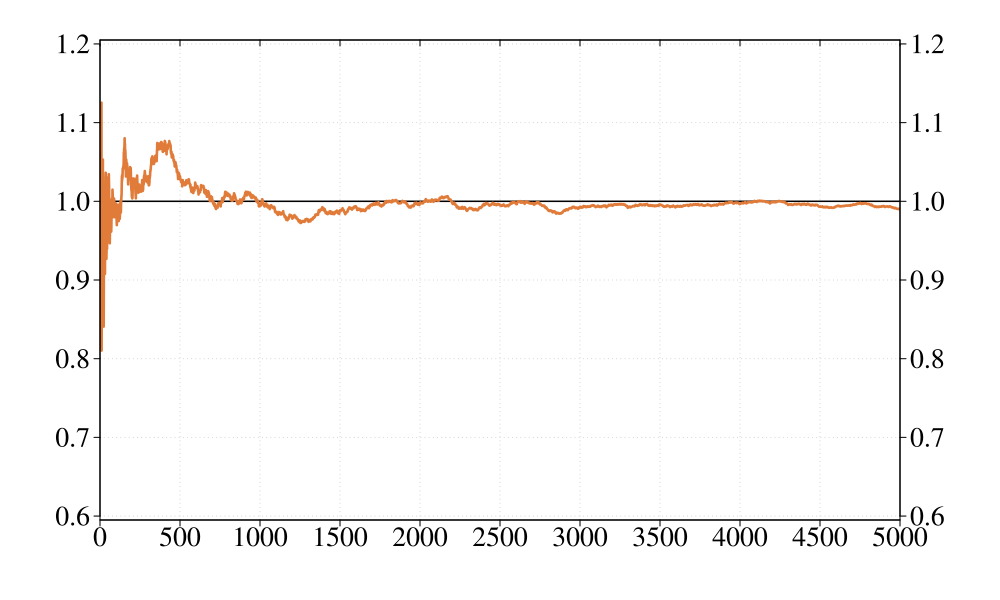

Write R code to recreate this figure.
# %% CLEAR SCREEN AND WORKSPACE
rm(list = ls()); cat("\014"); gc();
# SET DEFAULTS: display options, font and y axis label rotation
par(family = "serif", las = 1); options(digits = 8); options(scipen = 999);  options(max.print=1e4);
# INSTALL PACMAN: if not installed (note: may need to disable windows firewall for packages to install)
if(!"pacman" %in% installed.packages()){install.packages("pacman")}
# LOAD HELPER FUNCTIONS STORED IN functions_path
functions_path  = c("./helper_functions/")
invisible(lapply( paste0(functions_path, list.files(functions_path, "*.R")), source ))
# set to 1 to print to pdf instead of screen
print2pdf = 1
path2graphics = "../source.tex.files/graphics/"
path2graphics = ""

# %% CONSISTENCY OF THE SAMPLE MEAN (Lecture 2): Ybar_n = (1/n) sum_{i=1}^n Y_i  -->p  mu_Y as n -> infinity
# draw one long i.i.d. sample and compute the sample mean for every sample size n = 1, ..., N
N     = 5000      # largest sample size
mu.Y  = 1         # population mean
sig.Y = 1         # population standard deviation
set.seed(11458)   # gives a path like the one on the slide; change the seed to see a different sample path
Y     = rnorm(N, mean = mu.Y, sd = sig.Y)
n     = 1:N
Y.bar = cumsum(Y)/n

# the variance of Ybar_n is sig.Y^2/n, so Ybar_n settles down around mu.Y as n grows
for (k in c(10, 100, 1000, 5000)) {
  cat(sprintf(' n = %4d: Ybar_n = %.4f, SD(Ybar_n) = sig/sqrt(n) = %.4f\n', k, Y.bar[k], sig.Y/sqrt(k)))
}

# %% PLOT THE SAMPLE MEAN AGAINST THE SAMPLE SIZE
add_bands = 0                 # set to 1 to add the band mu.Y +/- 1.96 sig.Y/sqrt(n)
if (print2pdf == 1){ pdf( paste0(path2graphics, "EFF-02-Consistency Visually.pdf"), width = 10, height = 6 ) }
fnt = 1.8 # font size
yos = .005
op = par( mfrow = c(1, 1), family = "serif", las = 1,
          mgp = c(3.0, .5, 0),   # axis title, labels, line, position of y,x labels to axis
          mar = c(3, 4, 1, 4),   # bottom, left, top, right per plot, position of the subplots inside the total plot area
          oma = c(1, 1, 1, 1),   # outer margins for overall spacing
          tcl = -0.3)            # outward tick marks
x.ticks  = seq(0, N, by = 500)
y.ticks  = seq(0.6, 1.2, by = 0.1)
plot( n, Y.bar, type = "n", xlim = c(0, N), ylim = c(min(y.ticks)-yos, max(y.ticks)+yos), xaxs = "i", yaxs = "i",
      xlab = "", ylab = "", axes = FALSE )
abline(v = x.ticks, h = y.ticks, col = "grey80", lty = 3)
if (add_bands == 1) {
  lines(n, mu.Y + 1.96*sig.Y/sqrt(n), col = "steelblue", lty = 2, lwd = 1.5)
  lines(n, mu.Y - 1.96*sig.Y/sqrt(n), col = "steelblue", lty = 2, lwd = 1.5)
}
abline(h = mu.Y, lwd = 1.5)
lines(n, Y.bar, col = "#E07B39", lwd = 2.5)
axis(1, at = x.ticks, cex.axis = fnt-.1)
axis(2, at = y.ticks, labels = sprintf("%.1f", y.ticks), cex.axis = fnt-.1)
axis(4, at = y.ticks, labels = sprintf("%.1f", y.ticks), cex.axis = fnt-.1)
axis(3, at = x.ticks, labels = FALSE, tcl = 0.3)
box()
if (print2pdf == 1){ par(op);dev.off() }
